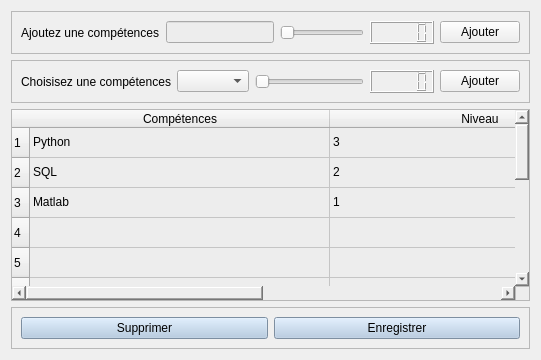
                <widget class="QWidget" name="tab_2">
                 <attribute name="title">
                  <string>Compétences</string>
                 </attribute>
                 <layout class="QVBoxLayout" name="verticalLayout_27">
                  <item>
                   <widget class="QFrame" name="frame_46">
                    <property name="frameShape">
                     <enum>QFrame::StyledPanel</enum>
                    </property>
                    <property name="frameShadow">
                     <enum>QFrame::Raised</enum>
                    </property>
                    <layout class="QHBoxLayout" name="horizontalLayout_33">
                     <item>
                      <widget class="QLabel" name="label_7">
                       <property name="text">
                        <string>Ajoutez une compétences</string>
                       </property>
                      </widget>
                     </item>
                     <item>
                      <widget class="QLineEdit" name="lineEdit_2">
                       <property name="styleSheet">
                        <string notr="true">background-color: rgb(237, 237, 237);</string>
                       </property>
                      </widget>
                     </item>
                     <item>
                      <widget class="QSlider" name="horizontalSlider_2">
                       <property name="orientation">
                        <enum>Qt::Horizontal</enum>
                       </property>
                      </widget>
                     </item>
                     <item>
                      <widget class="QLCDNumber" name="lcdNumber_2"/>
                     </item>
                     <item>
                      <widget class="QPushButton" name="pushButton_32">
                       <property name="text">
                        <string>Ajouter</string>
                       </property>
                      </widget>
                     </item>
                    </layout>
                   </widget>
                  </item>
                  <item>
                   <widget class="QFrame" name="frame_45">
                    <property name="frameShape">
                     <enum>QFrame::StyledPanel</enum>
                    </property>
                    <property name="frameShadow">
                     <enum>QFrame::Raised</enum>
                    </property>
                    <layout class="QHBoxLayout" name="horizontalLayout_32">
                     <item>
                      <widget class="QLabel" name="label_6">
                       <property name="text">
                        <string>Choisisez une compétences</string>
                       </property>
                      </widget>
                     </item>
                     <item>
                      <widget class="QComboBox" name="comboBox_8">
                       <property name="styleSheet">
                        <string notr="true">background-color: rgb(237, 237, 237);</string>
                       </property>
                      </widget>
                     </item>
                     <item>
                      <widget class="QSlider" name="horizontalSlider">
                       <property name="orientation">
                        <enum>Qt::Horizontal</enum>
                       </property>
                      </widget>
                     </item>
                     <item>
                      <widget class="QLCDNumber" name="lcdNumber"/>
                     </item>
                     <item>
                      <widget class="QPushButton" name="pushButton_31">
                       <property name="text">
                        <string>Ajouter</string>
                       </property>
                      </widget>
                     </item>
                    </layout>
                   </widget>
                  </item>
                  <item>
                   <widget class="QTableWidget" name="tableWidget_2">
                    <property name="styleSheet">
                     <string notr="true">background-color: rgb(237, 237, 237);</string>
                    </property>
                    <attribute name="horizontalHeaderDefaultSectionSize">
                     <number>300</number>
                    </attribute>
                    <row>
                     <property name="text">
                      <string>1</string>
                     </property>
                    </row>
                    <row>
                     <property name="text">
                      <string>2</string>
                     </property>
                    </row>
                    <row>
                     <property name="text">
                      <string>3</string>
                     </property>
                    </row>
                    <row>
                     <property name="text">
                      <string>4</string>
                     </property>
                    </row>
                    <row>
                     <property name="text">
                      <string>5</string>
                     </property>
                    </row>
                    <row>
                     <property name="text">
                      <string>6</string>
                     </property>
                    </row>
                    <row>
                     <property name="text">
                      <string>7</string>
                     </property>
                    </row>
                    <row>
                     <property name="text">
                      <string>8</string>
                     </property>
                    </row>
                    <row>
                     <property name="text">
                      <string>9</string>
                     </property>
                    </row>
                    <row>
                     <property name="text">
                      <string>10</string>
                     </property>
                    </row>
                    <row>
                     <property name="text">
                      <string>11</string>
                     </property>
                    </row>
                    <row>
                     <property name="text">
                      <string>12</string>
                     </property>
                    </row>
                    <row>
                     <property name="text">
                      <string>13</string>
                     </property>
                    </row>
                    <column>
                     <property name="text">
                      <string>Compétences</string>
                     </property>
                    </column>
                    <column>
                     <property name="text">
                      <string>Niveau</string>
                     </property>
                    </column>
                    <item row="0" column="0">
                     <property name="text">
                      <string>Python </string>
                     </property>
                    </item>
                    <item row="0" column="1">
                     <property name="text">
                      <string>3</string>
                     </property>
                    </item>
                    <item row="1" column="0">
                     <property name="text">
                      <string>SQL</string>
                     </property>
                    </item>
                    <item row="1" column="1">
                     <property name="text">
                      <string>2</string>
                     </property>
                    </item>
                    <item row="2" column="0">
                     <property name="text">
                      <string>Matlab</string>
                     </property>
                    </item>
                    <item row="2" column="1">
                     <property name="text">
                      <string>1</string>
                     </property>
                    </item>
                   </widget>
                  </item>
                  <item>
                   <widget class="QFrame" name="frame_47">
                    <property name="frameShape">
                     <enum>QFrame::StyledPanel</enum>
                    </property>
                    <property name="frameShadow">
                     <enum>QFrame::Raised</enum>
                    </property>
                    <layout class="QHBoxLayout" name="horizontalLayout_34">
                     <item>
                      <widget class="QPushButton" name="pushButton_33">
                       <property name="styleSheet">
                        <string notr="true">background-color: rgb(174, 199, 225);</string>
                       </property>
                       <property name="text">
                        <string>Supprimer</string>
                       </property>
                      </widget>
                     </item>
                     <item>
                      <widget class="QPushButton" name="pushButton_34">
                       <property name="styleSheet">
                        <string notr="true">background-color: rgb(176, 200, 226);</string>
                       </property>
                       <property name="text">
                        <string>Enregistrer</string>
                       </property>
                      </widget>
                     </item>
                    </layout>
                   </widget>
                  </item>
                 </layout>
                </widget>
